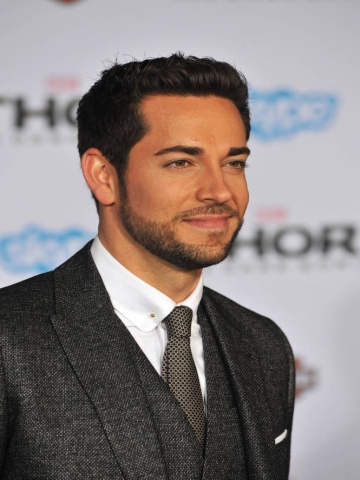
#> input picture Windows/detect/testPic/test-51.jpg, 360 x 480 px, found by its file name
$ python twm2.py testPic
#> lines starting #> are read from the running program, lines starting #| are printed output that depends on the picture; after the words box and inside, x2 and y2 are one past the last pixel; in counts of white or black regions, pixels touching at a corner belong together; long printed decimals are rounded
import numpy as np
import cv2
import sys
import os

cascadeFace = cv2.CascadeClassifier("myhaar.xml")


def intersectionOverUnion(positiveRec, detectedRec):

	#coordinates of the intersecion reactangle
	xP = max(positiveRec[0], detectedRec[0])
	yP = max(positiveRec[1], detectedRec[1])
	xD = min(positiveRec[2], detectedRec[2])
	yD = min(positiveRec[3], detectedRec[3])

	#area of the intersection of the rectangels
	intersection = float((xD-xP+1) * (yD-yP+1))

	#area of rectangles
	posRec = (positiveRec[2]-positiveRec[0]+1) * (positiveRec[3]-positiveRec[1]+1)
	detRec = (detectedRec[2]-detectedRec[0]+1) * (detectedRec[3]-detectedRec[1]+1)

	#area of union, we have to substract intersection so that we don have double areas
	union = float(posRec-intersection+detRec)

	#intersection over union
	iou = float(intersection/union)
	print("IOU: " + str(iou))
	return iou

def detectEars(img):
	detectionList = cascadeFace.detectMultiScale(img, 1.05, 5)

	print(detectionList)

	return detectionList

def vizualization(img, detectionList, positiveRec):

	for x, y, w, h in detectionList:
		cv2.rectangle(img, (x,y), (x+w, y+h), (128, 255, 0), 2)
	cv2.rectangle(img, (positiveRec[0], positiveRec[1]), (positiveRec[0]+positiveRec[2], positiveRec[1]+positiveRec[3]), (0, 0, 255,), 2)

	cv2.imwrite(filename + '.detected.jpg', img)

#iterates trough all pictures in folder
folder = sys.argv[1] #sys.argv[1] takes folder name as an "input"
with os.scandir(folder) as entries:
	for entry in entries:
		filename = entry.name
		print(filename)
		img = cv2.imread(filename)
#> img is the input picture: shape (480, 360, 3); mean B, G, R 126.1, 127.9, 137
		#compute the intersection
		f = open('info.txt', 'r')
#> (reads Windows/detect/info.txt from the repository)
		lines = f.readlines()
		for data in lines:
			if data.startswith(str(folder+'/'+filename+ " ")):
				posList = data.split()
				positiveRec = [int(i) for i in posList[2:]]
			else:
				positiveRec = [10, 14, 36, 21]

		detectionList = detectEars(img)
#> in detectEars, `detectionList = cascadeFace.detectMultiScale(img, 1.05, 5)`: detectionList = [[80, 152, 27, 27], [212, 260, 28, 28], [137, 92, 57, 57], [249, 93, 42, 42], [270, 91, 46, 46], [172, 155, 67, 67], [167, 259, 57, 57], [179, 212, 58, 58], [116, 98, 136, 136], [92, 232, 194, 194]]
#| [[ 80 152  27  27]
#|  [212 260  28  28]
#|  [137  92  57  57]
#|  [249  93  42  42]
#|  [270  91  46  46]
#|  [172 155  67  67]
#|  [167 259  57  57]
#|  [179 212  58  58]
#|  [116  98 136 136]
#|  [ 92 232 194 194]]
		vizualization(img, detectionList, positiveRec)
#> the loop in vizualization, `for x, y, w, h in detectionList:` made 10 passes
#> after the loop in vizualization, `for x, y, w, h in detectionList:`:
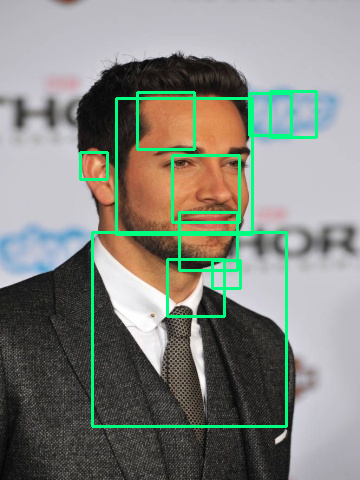
#> img: shape (480, 360, 3); 4.7% of pixels changed, all inside (x1, y1, x2, y2) = (79, 90, 318, 428)

		iou = 0
		for detectedRec in detectionList:
			print(detectedRec)
			iou += intersectionOverUnion(positiveRec ,detectedRec)
			print(positiveRec)
#> this loop made 10 passes
#> (detectedRec, xP in intersectionOverUnion, yP in intersectionOverUnion, xD in intersectionOverUnion, intersection in intersectionOverUnion, detRec in intersectionOverUnion, union in intersectionOverUnion, iou) on passes 1 to 10: ([80, 152, 27, 27], 80, 152, 27, 6760, 6448, -96, -70.42), ([212, 260, 28, 28], 212, 260, 28, 43554, 42273, -1065, -111.3), ([137, 92, 57, 57], 137, 92, 36, 7000, 2686, -4098, -113), ([249, 93, 42, 42], 249, 93, 36, 15052, 10300, -4536, -116.3), ([270, 91, 46, 46], 270, 91, 36, 16077, 9812, -6049, -119), ([172, 155, 67, 67], 172, 155, 36, 17955, 9048, -8691, -121.1), ([167, 259, 57, 57], 167, 259, 36, 30810, 21909, -8685, -124.6), ([179, 212, 58, 58], 179, 212, 36, 26980, 18360, -8404, -127.8), ([116, 98, 136, 136], 116, 98, 36, 6004, 819, -4969, -129), ([92, 232, 194, 194], 92, 232, 36, 11550, -3811, -15145, -129.8)
#> (printed output is left out)
#> after the loop, iou = -129.8
		iou = float(iou/len(detectionList))
#> iou = -12.98
		print("IOU" + str(iou))
#| IOU-12.979


		#print iou for every picture on the pictue
		cv2.putText(img, "IoU: {:.4f}".format(iou), (10, 30),
			cv2.FONT_HERSHEY_SIMPLEX, 0.6, (0, 255, 0), 2)
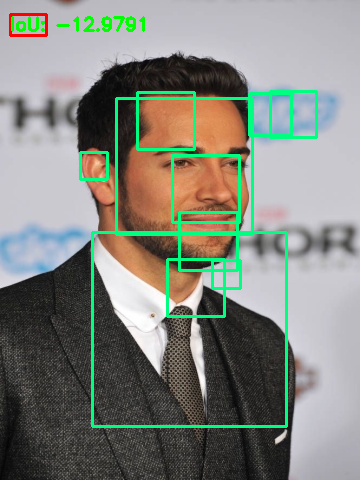
#> img: shape (480, 360, 3); mean B, G, R 126.1, 134.7, 130.1

		cv2.imshow("Image", img)
		cv2.waitKey(0)
#> pass 2 of the loop `for entry in entries:`:
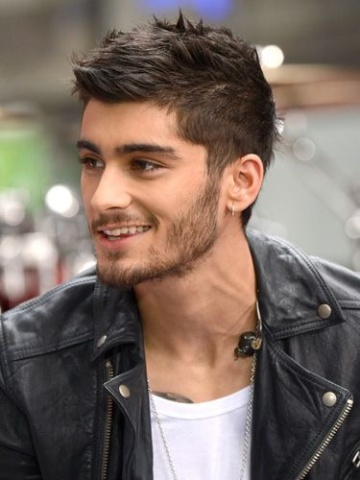
#> input picture Windows/detect/testPic/test-58.jpg, 360 x 480 px, found by its file name
#> img is the input picture: shape (480, 360, 3); mean B, G, R 98.7, 107.9, 123.7
#> in detectEars (call 2), `detectionList = cascadeFace.detectMultiScale(img, 1.05, 5)`: detectionList = 15 rows, first 6: [206, 396, 30, 30], [149, 395, 28, 28], [126, 71, 29, 29], [1, 306, 34, 34], [216, 151, 71, 71], [190, 265, 34, 34]
#> (printed output is left out)
#> the loop in vizualization (call 2), `for x, y, w, h in detectionList:` made 15 passes
#> after the loop in vizualization (call 2), `for x, y, w, h in detectionList:`:
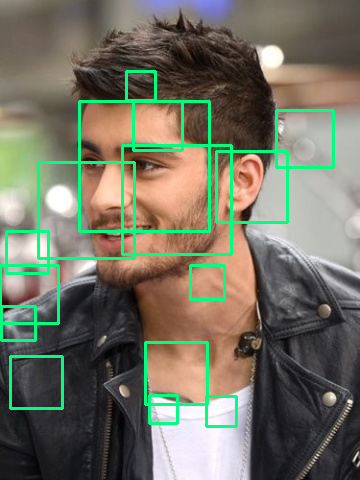
#> img: shape (480, 360, 3); 5.78% of pixels changed, all inside (x1, y1, x2, y2) = (0, 70, 335, 428)
#> the loop `for detectedRec in detectionList:` made 15 passes
#> (detectedRec, xP in intersectionOverUnion, yP in intersectionOverUnion, xD in intersectionOverUnion, intersection in intersectionOverUnion, detRec in intersectionOverUnion, union in intersectionOverUnion, iou) on passes 1 to 7: ([206, 396, 30, 30], 206, 396, 30, 65450, 63875, -1359, -48.16), ([149, 395, 28, 28], 149, 395, 28, 44760, 43920, -624, -119.9), ([126, 71, 29, 29], 126, 71, 29, 4704, 3936, -552, -128.4), ([1, 306, 34, 34], 10, 306, 34, -7100, -9214, -1898, -124.7), ([216, 151, 71, 71], 216, 151, 36, 23091, 11376, -11499, -126.7), ([190, 265, 34, 34], 190, 265, 34, 37665, 35650, -1799, -147.6), ([6, 231, 42, 42], 10, 231, 36, -5643, -6956, -1097, -142.5)
#> (printed output is left out)
#> after the loop `for detectedRec in detectionList:`: iou = -149.8
#> `iou = float(iou/len(detectionList))`: iou = -9.99
#| IOU-9.985
#> `cv2.putText(img, "IoU: {:.4f}".format(iou), (10, 30), cv2.FONT_HERSHEY..`:
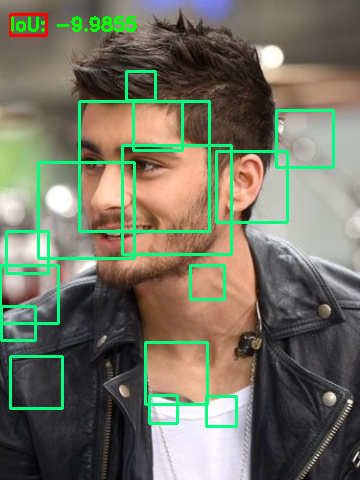
#> img: shape (480, 360, 3); mean B, G, R 99, 116, 114.8
cv2.waitKey(0)

# [5 lines of commented-out code are left out]
